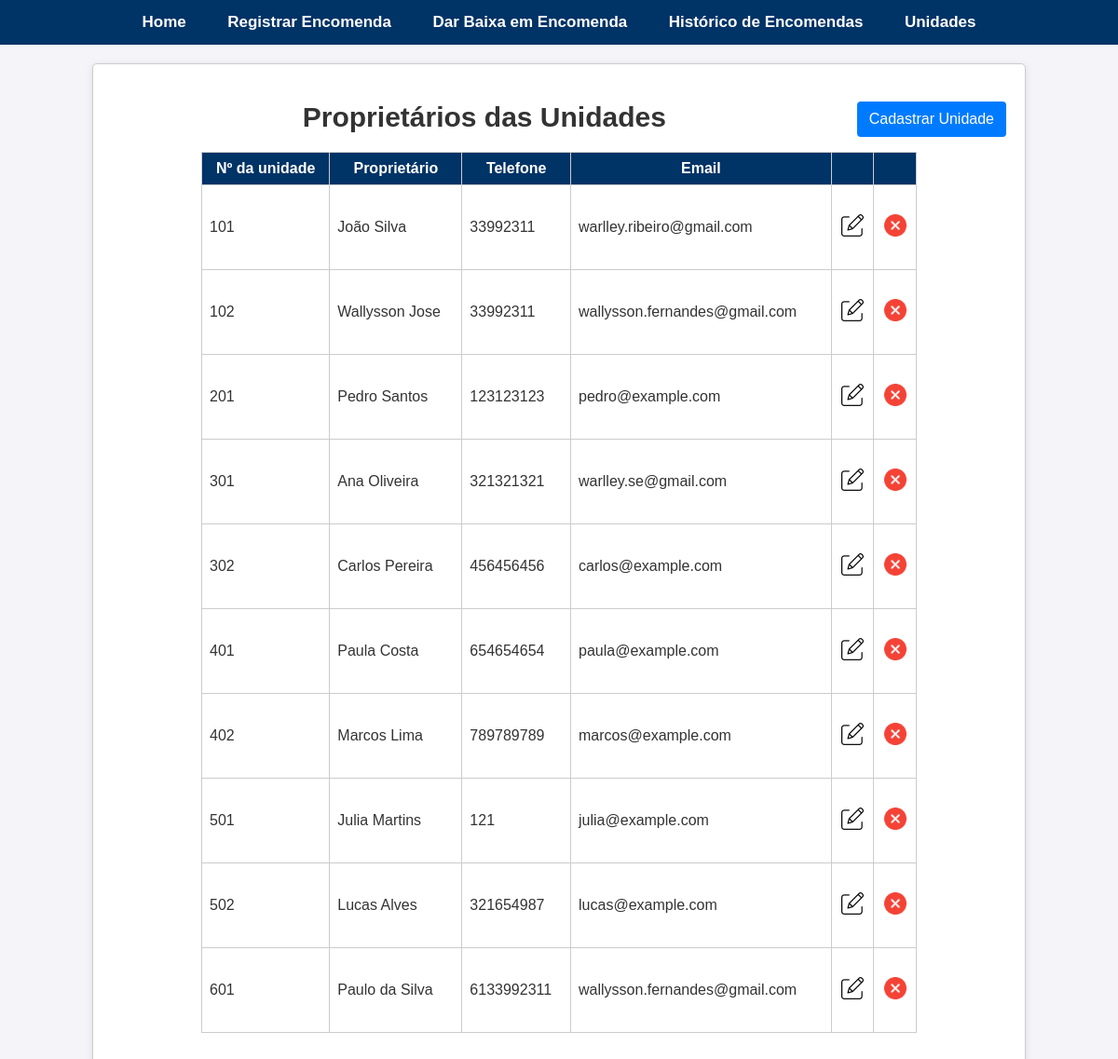
Page /unidades on the earlier database version.
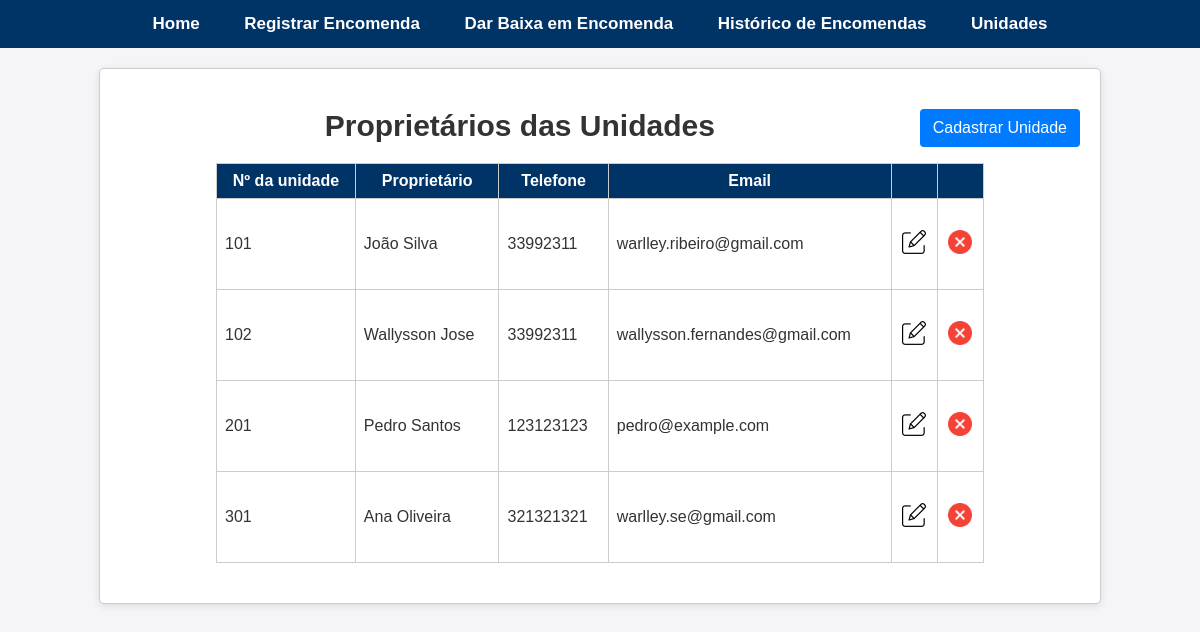
Same page on the later database version.
### app.py (models this page shows)
class Unidade(db.Model):
    id = db.Column(db.Integer, primary_key=True)
    numero = db.Column(db.String(10), unique=True, nullable=False)
    nome_proprietario = db.Column(db.String(100), nullable=False)
    telefone = db.Column(db.String(20), nullable=False)
    email = db.Column(db.String(100), nullable=False)

### app.py (the view)
@app.route("/unidades")
def unidades():
    unidades = Unidade.query.all()
    return render_template("unidades.html", unidades=unidades)

### app.py (called while the page is built)
@app.before_request
def before_request():
    db.create_all()

### templates/unidades.html (shortened to what this page needs)
{% extends "base.html" %}
{% block content %}
    <div class="container">
        <button type="button" class="btn-cadastrar float-right" onclick="location.href='{{ url_for('cadastrar_unidade') }}';">
            Cadastrar Unidade
        </button>
        <h1 class="text-center">Proprietários das Unidades</h1>
        <table class="table">
            <thead>
                <tr>
                    <th>Nº da unidade</th>
                    <th>Proprietário</th>
                    <th>Telefone</th>
                    <th>Email</th>
                    <th></th>
                    <th></th>
                </tr>
            </thead>
            <tbody>
                {% for unidade in unidades %}
                <tr>
                    <td>{{ unidade.numero }}</td>
                    <td>{{ unidade.nome_proprietario }}</td>
                    <td>{{ unidade.telefone }}</td>
                    <td>{{ unidade.email }}</td>
                    <td class="text-center">
                        <a href="{{ url_for('alterar_unidade', id=unidade.id) }}">
                            <img src="{{ url_for('static', filename='editar.png') }}" alt="Editar">
                        </a>
                    </td>
                    <td class="text-center">
                        <form method="POST" action="{{ url_for('remover_unidade', id=unidade.id) }}">
                            <button type="submit" class="btn-remove-unit" style="background-color: transparent; border: none; padding: 0;">
                                <img src="{{ url_for('static', filename='remover.png') }}" alt="Remover Unidade" style="max-width: 24px; max-height: 24px;">
                            </button>
                        </form>
                    </td>
                </tr>
                {% endfor %}
            </tbody>
        </table>
    </div>
{% endblock %}

### templates/base.html (shortened to what this page needs)
<!DOCTYPE html>
<html lang="pt-BR">
<head>
    <link rel="stylesheet" type="text/css" href="{{ url_for('static', filename='css/style.css') }}">
</head>
<body>
    <div class="menu">
        <a href="/">Home</a>
        <a href="{{ url_for('registrar_encomenda') }}">Registrar Encomenda</a>
        <a href="{{ url_for('dar_baixa') }}">Dar Baixa em Encomenda</a>
        <a href="{{ url_for('historico') }}">Histórico de Encomendas</a>
        <a href="{{ url_for('unidades') }}">Unidades</a>
    </div>
    <div class="content">
        {% block content %}{% endblock %}
    </div>
</body>
</html>

### static/css/style.css (style rules this page uses)
body { font-family: Arial, sans-serif; margin: 0; padding: 0; background-color: #f4f4f9; color: #333; }
.menu { background-color: #003366; overflow: hidden; text-align: center; }
.menu a { color: white; padding: 14px 20px; text-decoration: none; font-size: 17px; display: inline-block; font-weight: bold; }
.content { margin: 20px auto; width: 80%; background-color: #fff; padding: 20px; border: 1px solid #ccc; border-radius: 5px; box-shadow: 0 2px 8px rgba(0, 0, 0, 0.1); }
table { margin: 20px auto; width: 80%; border-collapse: collapse; border: 1px solid #ccc; background-color: #fff; }
table th, table td { border: 1px solid #ccc; padding: 8px; }
table th { background-color: #003366; color: white; font-weight: bold; }
form { margin: 20px auto; max-width: 600px; }
form button { background-color: #00509e; color: white; padding: 10px 20px; border: none; cursor: pointer; font-size: 16px; border-radius: 4px; text-align: center; }
.text-center { text-align: center; font-size: 30px; }
.float-right { float: right; }
.btn-submit, .btn-cadastrar { display: inline-block; font-weight: 400; color: #fff; text-align: center; vertical-align: middle; user-select: none; background-color: #007bff; border: 1px solid transparent; padding: .375rem .75rem; font-size: 1rem; line-height: 1.5; border-radius: .25rem; transition: color .15s,background-color .15s,border-color .15s,box-shadow .15s; }

Differences in the rows shown:
removed Unidade: numero "302", nome_proprietario "Carlos Pereira", telefone "456456456", email "carlos@example.com"
removed Unidade: numero "401", nome_proprietario "Paula Costa", telefone "654654654", email "paula@example.com"
removed Unidade: numero "402", nome_proprietario "Marcos Lima", telefone "789789789", email "marcos@example.com"
removed Unidade: numero "501", nome_proprietario "Julia Martins", telefone "121", email "julia@example.com"
removed Unidade: numero "502", nome_proprietario "Lucas Alves", telefone "321654987", email "lucas@example.com"
removed Unidade: numero "601", nome_proprietario "Paulo da Silva", telefone "6133992311", email "wallysson.fernandes@gmail.com"
